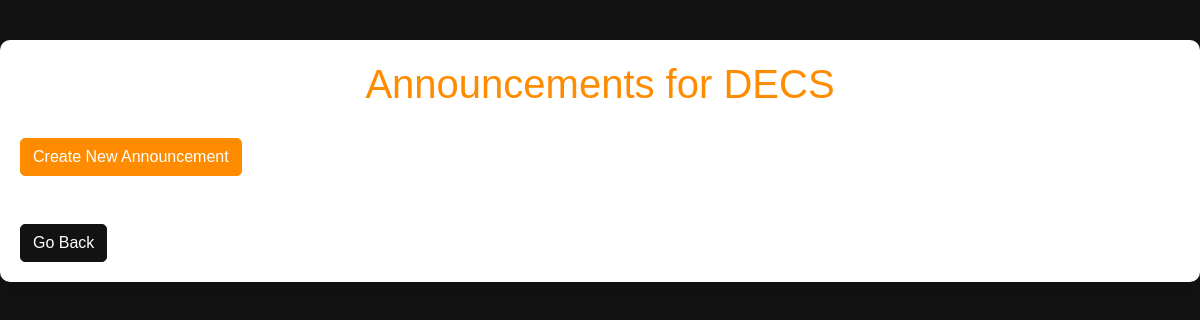
/announcements/1/ (signed in), run on an earlier commit of the app's database.
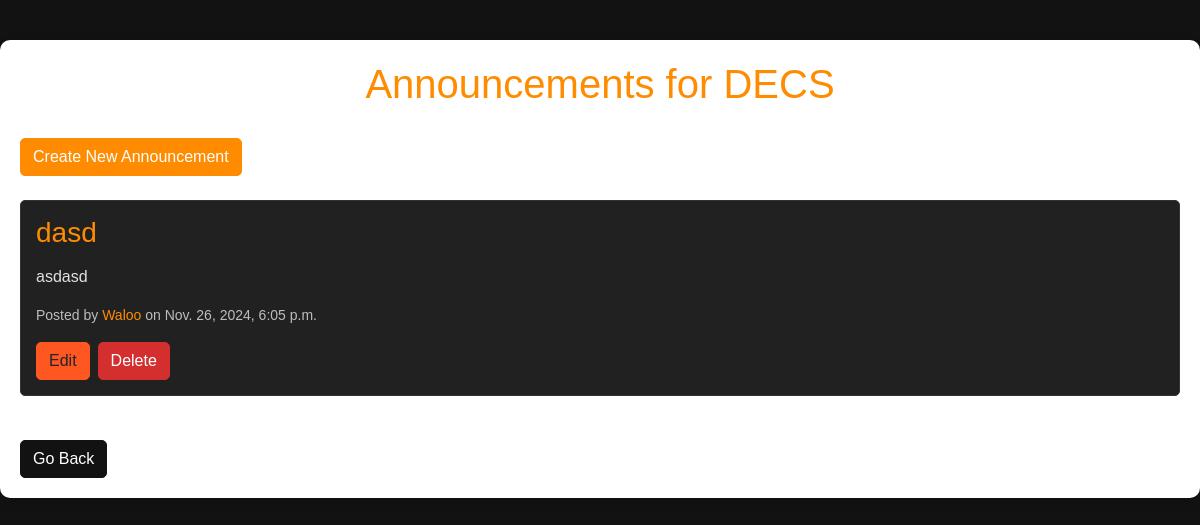
And on a later commit of the database.
### Society/models.py (models this page shows, shortened)
class Society(models.Model):
    name = models.CharField(max_length=255, unique=True)
    description = models.TextField(blank=True)
    created_at = models.DateTimeField(auto_now_add=True)
    admins = models.ManyToManyField(CustomUser, related_name='society_admins')
    members = models.ManyToManyField(CustomUser, related_name='society_members', blank=True)
    email = models.EmailField(blank=True)
    phone_number = models.CharField(max_length=15, blank=True)

class Announcement(models.Model):
    society = models.ForeignKey(Society, on_delete=models.CASCADE, related_name="announcements")
    title = models.CharField(max_length=255)
    content = models.TextField()
    image = models.ImageField(upload_to='announcements/', blank=True, null=True)
    is_member_specific = models.BooleanField(default=False)
    created_at = models.DateTimeField(auto_now_add=True)
    created_by = models.ForeignKey(CustomUser, on_delete=models.CASCADE)

### loginreg/models.py (models this page shows, shortened)
class CustomUser(AbstractUser):
    email = models.EmailField(unique=True)
    isadmin = models.BooleanField(default=False)
    profile_picture = models.ImageField(upload_to="profile_pictures/", default="profile_pictures/default.png")

### Society/views.py (the view)
# urls.py: path('announcements/<int:society_id>/', sviews.announcements_page, name='announcements_page'),
@login_required
def announcements_page(request, society_id):
    society = get_object_or_404(Society, id=society_id)
    is_member = society.members.filter(id=request.user.id).exists()
    is_admin = society.admins.filter(id=request.user.id).exists()
    if is_admin:
        announcements = Announcement.objects.filter(society=society)
    elif is_member:
        announcements = Announcement.objects.filter(society=society, is_member_specific__in=[False, True])
    else:
        announcements = Announcement.objects.filter(society=society, is_member_specific=False)
    context = {
        "announcements": announcements,
        "society": society,
        "is_admin": is_admin,
    }
    return render(request, "announcements_page.html", context)

### Templates/announcements_page.html (shortened to what this page needs)
<!DOCTYPE html>
<html lang="en">
<head>
    <link rel="stylesheet" href="https://stackpath.bootstrapcdn.com/bootstrap/4.5.2/css/bootstrap.min.css">
</head>
<body>
    <div class="container">
        <h1>Announcements for {{ society.name }}</h1>
        {% if is_admin %}
            <a href="{% url 'create_announcement' society.id %}" class="btn btn-success mb-4">Create New Announcement</a>
        {% endif %}
        <div class="announcements-list">
            {% for announcement in announcements %}
                <div class="announcement">
                    <h3>{{ announcement.title }}</h3>
                    <p>{{ announcement.content }}</p>
                    <small class="posted-by">
                        Posted by
                        <a href="{% url 'user_profile' announcement.created_by.username %}" style="color: #ff8c00;">
                            {{ announcement.created_by.username }}
                        </a>
                        on {{ announcement.created_at }}
                    </small>
                    {% if is_admin %}
                        <div class="d-flex mt-3">
                            <a href="{% url 'edit_announcement' announcement.id %}" class="btn btn-warning mr-2">Edit</a>
                            <form action="{% url 'delete_announcement' announcement.id %}" method="post" style="display:inline;" onsubmit="return confirm('Are you sure you want to delete this announcement?');">
                                <button type="submit" class="btn btn-danger">Delete</button>
                            </form>
                        </div>
                    {% endif %}
                </div>
            {% endfor %}
        </div>
        <a href="{% if society.id == 1 %}{% url 'decshome' %}{% elif society.id == 2 %}{% url 'acmhome' %}{% elif society.id == 3 %}{% url 'pcomhome' %}{% endif %}" class="btn btn-secondary mt-4">Go Back</a>
    </div>
</body>
</html>

### Templates/announcements_page.html (style rules this page uses)
body { background-color: #121212; color: white; font-family: 'Arial', sans-serif; }
.container { max-width: 1200px; margin: 40px auto; background-color: #ffffff; padding: 20px; border-radius: 10px; box-shadow: 0 4px 12px rgba(0, 0, 0, 0.1); }
h1 { color: #ff8c00; text-align: center; margin-bottom: 30px; }
.btn { border-radius: 5px; }
.btn-success { background-color: #ff8c00; border-color: #ff8c00; }
.btn-warning { background-color: #ff5722; border-color: #ff5722; }
.btn-danger { background-color: #d32f2f; border-color: #d32f2f; }
.btn-secondary { background-color: #121212; border-color: #121212; }
.posted-by { display: block; margin-top: 10px; font-size: 14px; color: #bdbdbd; }
.announcement { margin-bottom: 20px; padding: 15px; background-color: #212121; border: 1px solid #333333; border-radius: 5px; }
.announcement h3 { color: #ff8c00; margin-bottom: 15px; }
.announcement p { color: #e0e0e0; }
.container a { text-decoration: none; }

What changed in the data, as far as the page shows it:
added Announcement: title "dasd", content "asdasd", created_by.username "Waloo", created_at "Nov. 26, 2024, 6:05 p.m."
